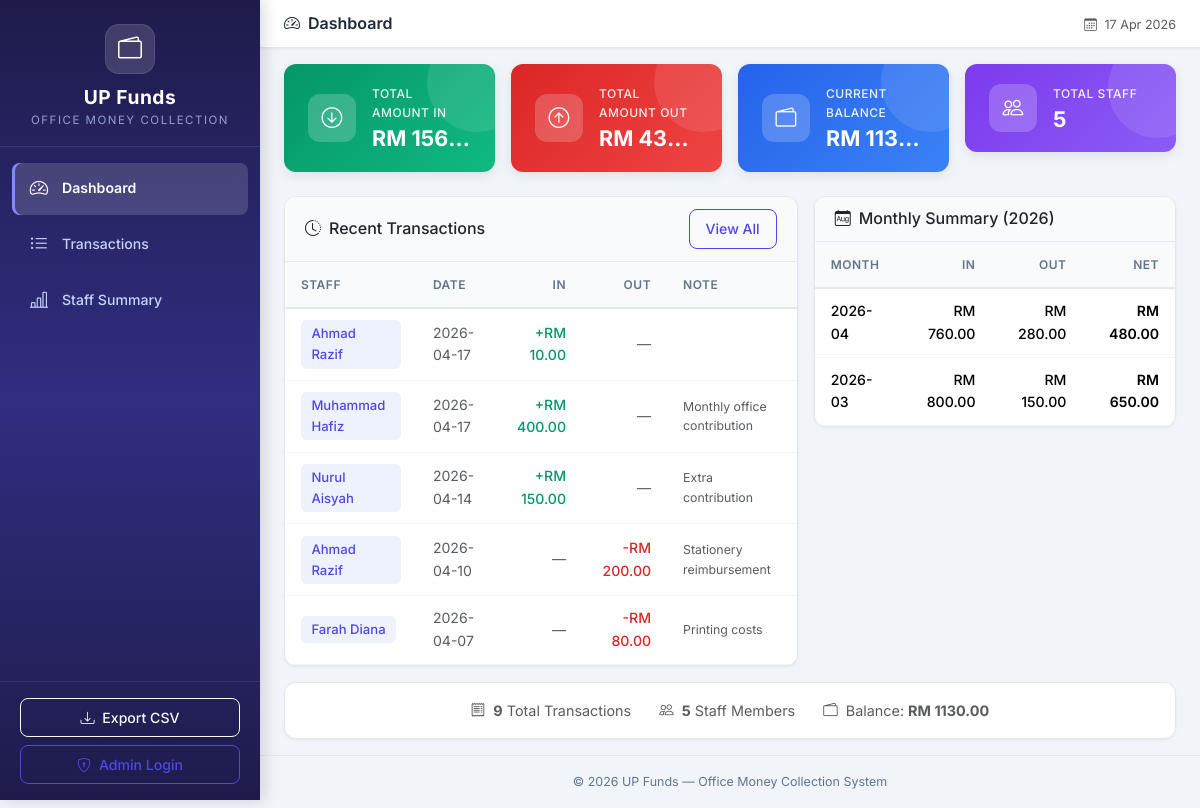
Before: / with the older database file.
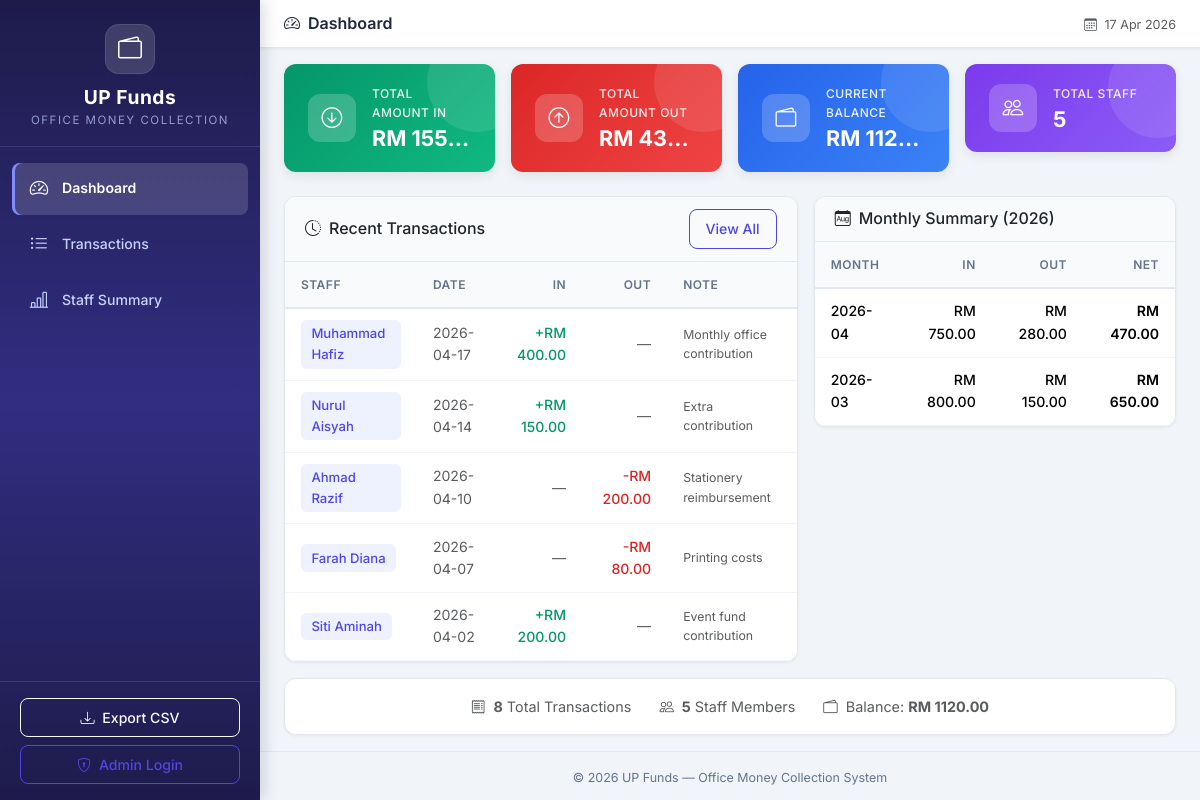
After: the same page with the newer database file.
### tables this page shows
CREATE TABLE cash_records (
            id INTEGER PRIMARY KEY AUTOINCREMENT,
            staff_id INTEGER NOT NULL,
            record_date DATE NOT NULL,
            amount_in REAL DEFAULT 0.00,
            amount_out REAL DEFAULT 0.00,
            note TEXT DEFAULT '',
            created_at TIMESTAMP DEFAULT CURRENT_TIMESTAMP,
            updated_at TIMESTAMP DEFAULT CURRENT_TIMESTAMP,
            FOREIGN KEY (staff_id) REFERENCES staff(id)
        );

CREATE TABLE staff (
            id INTEGER PRIMARY KEY AUTOINCREMENT,
            name TEXT NOT NULL UNIQUE,
            created_at TIMESTAMP DEFAULT CURRENT_TIMESTAMP
        );

### app.py (the view)
@app.route('/')
def dashboard():
    conn = get_db_connection()
    totals = conn.execute('''
        SELECT
            COALESCE(SUM(amount_in), 0) as total_in,
            COALESCE(SUM(amount_out), 0) as total_out
        FROM cash_records
    ''').fetchone()
    staff_count = conn.execute('SELECT COUNT(*) as count FROM staff').fetchone()['count']
    transaction_count = conn.execute('SELECT COUNT(*) as count FROM cash_records').fetchone()['count']
    recent = conn.execute('''
        SELECT cr.*, s.name as staff_name
        FROM cash_records cr
        JOIN staff s ON cr.staff_id = s.id
        ORDER BY cr.record_date DESC, cr.id DESC
        LIMIT 5
    ''').fetchall()
    monthly = conn.execute('''
        SELECT
            strftime('%Y-%m', record_date) as month,
            SUM(amount_in) as total_in,
            SUM(amount_out) as total_out
        FROM cash_records
        WHERE strftime('%Y', record_date) = strftime('%Y', 'now')
        GROUP BY strftime('%Y-%m', record_date)
        ORDER BY month DESC
    ''').fetchall()
    conn.close()
    return render_template('dashboard.html',
                           total_in=totals['total_in'],
                           total_out=totals['total_out'],
                           balance=totals['total_in'] - totals['total_out'],
                           staff_count=staff_count,
                           transaction_count=transaction_count,
                           recent=recent,
                           monthly=monthly)

### app.py (called while the page is built)
@app.context_processor
def inject_now():
    is_admin = session.get('role') == 'admin'
    return {'now': datetime.now(), 'is_admin': is_admin}

### database.py (called while the page is built)
def get_db_connection():
    conn = sqlite3.connect(DATABASE_PATH)
    conn.row_factory = sqlite3.Row  # Access columns by name
    conn.execute("PRAGMA foreign_keys = ON")  # Enable foreign key support
    return conn

### templates/dashboard.html (shortened to what the changed rows need)
{% extends 'base.html' %}
{% block content %}
<div class="row g-3 mb-4">
    <div class="col-sm-6 col-xl-3">
        <div class="summary-card card-green">
            <div class="card-info">
                <p class="card-label">Total Amount In</p>
                <h3 class="card-value">RM {{ "%.2f"|format(total_in) }}</h3>
            </div>
        </div>
    </div>
    <div class="col-sm-6 col-xl-3">
        <div class="summary-card card-blue">
            <div class="card-info">
                <p class="card-label">Current Balance</p>
                <h3 class="card-value">RM {{ "%.2f"|format(balance) }}</h3>
            </div>
        </div>
    </div>
</div>
<div class="row g-3">
    <div class="col-lg-7">
        <div class="card content-card">
            <div class="card-body p-0">
                {% if recent %}
                <div class="table-responsive">
                    <table class="table table-hover mb-0">
                        <thead>
                            <tr>
                                <th>Staff</th>
                                <th>Date</th>
                                <th class="text-end">In</th>
                                <th class="text-end">Out</th>
                                <th>Note</th>
                            </tr>
                        </thead>
                        <tbody>
                            {% for record in recent %}
                            <tr>
                                <td>
                                    <span class="staff-badge">{{ record['staff_name'] }}</span>
                                </td>
                                <td class="text-muted">{{ record['record_date'] }}</td>
                                <td class="text-end">
                                    {% if record['amount_in'] > 0 %}
                                        <span class="amount-in">+RM {{ "%.2f"|format(record['amount_in']) }}</span>
                                    {% else %}
                                        <span class="text-muted">—</span>
                                    {% endif %}
                                </td>
                                <td class="text-end">
                                    {% if record['amount_out'] > 0 %}
                                        <span class="amount-out">-RM {{ "%.2f"|format(record['amount_out']) }}</span>
                                    {% else %}
                                        <span class="text-muted">—</span>
                                    {% endif %}
                                </td>
                                <td class="text-muted small">{{ record['note'][:30] }}{{ '...' if record['note']|length > 30 }}</td>
                            </tr>
                            {% endfor %}
                        </tbody>
                    </table>
                </div>
                {% endif %}
            </div>
        </div>
    </div>
    <div class="col-lg-5">
        <div class="card content-card">
            <div class="card-body p-0">
                {% if monthly %}
                <div class="table-responsive">
                    <table class="table table-hover mb-0">
                        <thead>
                            <tr>
                                <th>Month</th>
                                <th class="text-end">In</th>
                                <th class="text-end">Out</th>
                                <th class="text-end">Net</th>
                            </tr>
                        </thead>
                        <tbody>
                            {% for row in monthly %}
                            <tr>
                                <td class="fw-medium">{{ row['month'] }}</td>
                                <td class="text-end amount-in">RM {{ "%.2f"|format(row['total_in']) }}</td>
                                <td class="text-end amount-out">RM {{ "%.2f"|format(row['total_out']) }}</td>
                                <td class="text-end fw-semibold">RM {{ "%.2f"|format(row['total_in'] - row['total_out']) }}</td>
                            </tr>
                            {% endfor %}
                        </tbody>
                    </table>
                </div>
                {% else %}
                <div class="empty-state">
                    <i class="bi bi-calendar-x"></i>
                    <p>No data for this year</p>
                </div>
                {% endif %}
            </div>
        </div>
    </div>
</div>
<div class="row mt-3">
    <div class="col-12">
        <div class="card content-card">
            <div class="card-body text-center py-3">
                <span class="text-muted me-4">
                    <i class="bi bi-receipt me-1"></i>
                    <strong>{{ transaction_count }}</strong> Total Transactions
                </span>
                <span class="text-muted">
                    <i class="bi bi-wallet2 me-1"></i>
                    Balance: <strong>RM {{ "%.2f"|format(balance) }}</strong>
                </span>
            </div>
        </div>
    </div>
</div>
{% endblock %}

Changed rows visible on the page:
removed cash_records: staff_name "Ahmad Razif", record_date "2026-04-17", amount_in "10.00"
now on this page (row edited): cash_records: staff_name "Siti Aminah", record_date "2026-04-02", amount_in "200.00", note "Event fund contribution"
Other visible differences:
{{ "%.2f"|format(total_in) }}: "156…" → "155…"
{{ "%.2f"|format(balance) }}: "113…" → "112…"
{{ transaction_count }}: "9" → "8"
{{ "%.2f"|format(balance) }}: "1130.00" → "1120.00"
new list line: "2026-04 RM 750.00 RM 280.00 RM 470.00"
list line gone: "2026-04 RM 760.00 RM 280.00 RM 480.00"
